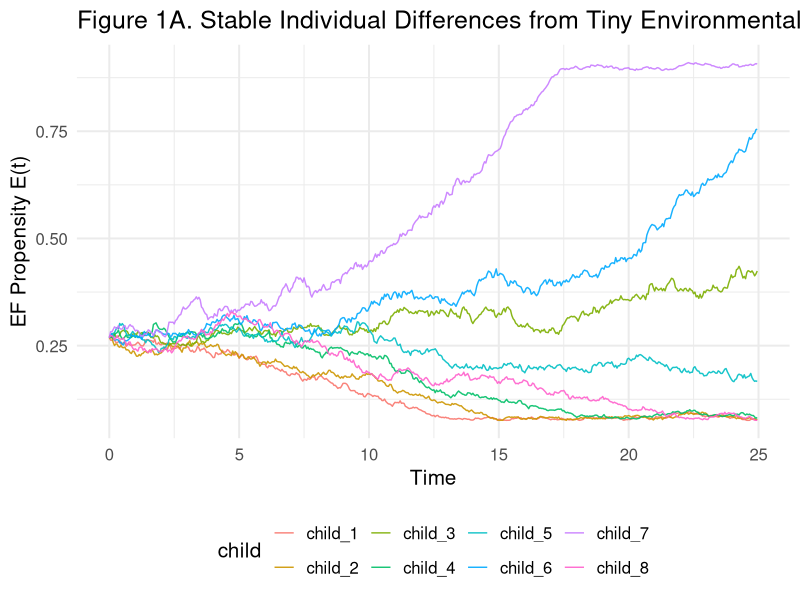
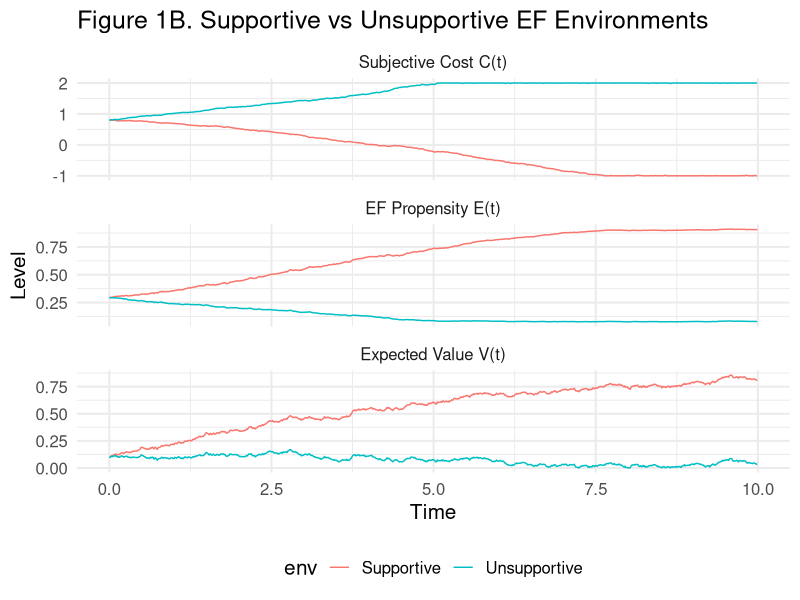
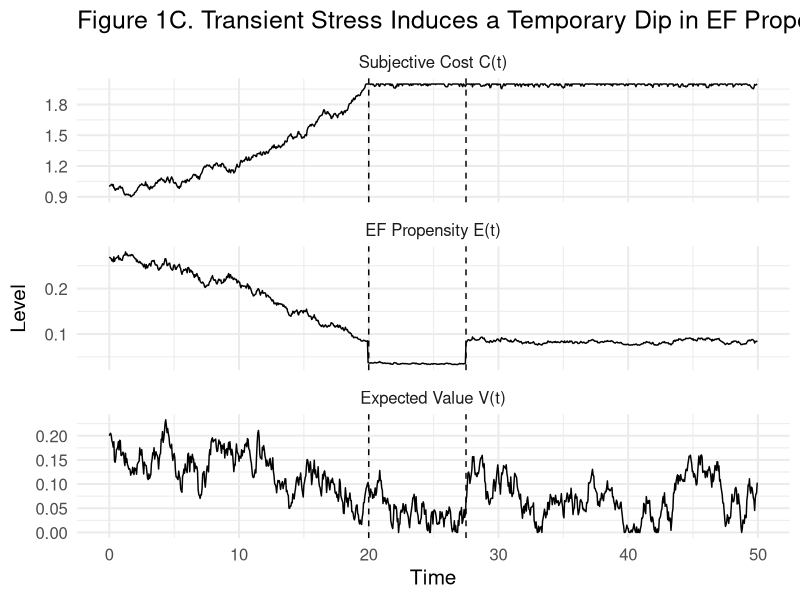
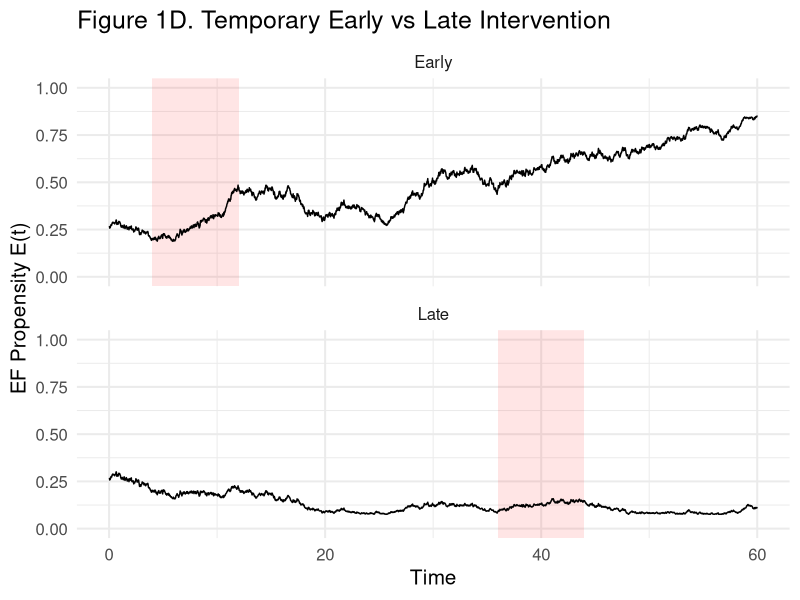

Write the R code that produced these figures, in order.
## ---- chunk 1
#| label: setup
#| echo: false
#| include: false


library(ggplot2)
library(dplyr)
library(tidyr)
## ---- chunk 2

simulate_ef_sde <- function(
  T = 1000,        # number of discrete time steps
  dt = 0.05,       # size of each time step
  V0 = 0.2,        # initial expected value of EF
  C0 = 1.0,        # initial subjective cost of EF
  alpha_V = 0.8,   # learning rate for value (drift strength)
  alpha_C = 0.7,   # learning rate for cost
  delta_up = 0.2,  # how much avoiding EF raises cost
  delta_down = 0.5,# how much using EF lowers cost
  tau = 0.8,       # temperature of EF decision rule
  p_reward = 0.8,  # probability that EF leads to reward when engaged
  reward_mag = 1,  # magnitude of reward
  sigma_V = 0.06,  # noise on value dynamics
  sigma_C = 0.06,  # noise on cost dynamics
  extra_cost_vec = NULL, # time-varying extra cost (e.g., stress); length T
  seed = NULL
){
  if (!is.null(seed)) set.seed(seed)
  
  N <- T
  if (is.null(extra_cost_vec)) extra_cost_vec <- rep(0, N)
  
  # Pre-allocate vectors
  V <- numeric(N)
  C <- numeric(N)
  E <- numeric(N)
  
  # Initial states
  V[1] <- V0
  C[1] <- C0
  
  for (i in 1:(N - 1)) {
    
    # ----- Fast EF propensity -----
    utility <- V[i] - (C[i] + extra_cost_vec[i])
    E[i] <- 1 / (1 + exp(-utility / tau))
    
    # ----- Expected reward -----
    R_exp <- E[i] * p_reward * reward_mag
    
    # ----- Deterministic drift -----
    dV_det <- alpha_V * (R_exp - V[i])
    dC_det <- alpha_C * ((1 - E[i]) * delta_up - E[i] * delta_down)
    
    # ----- Stochastic components -----
    dV_sto <- sigma_V * sqrt(dt) * rnorm(1)
    dC_sto <- sigma_C * sqrt(dt) * rnorm(1)
    
    # ----- Euler–Maruyama update -----
    V[i + 1] <- V[i] + dV_det * dt + dV_sto
    C[i + 1] <- C[i] + dC_det * dt + dC_sto
    
    # Optional soft bounds to keep things reasonable
    V[i + 1] <- max(min(V[i + 1], reward_mag), 0)
    C[i + 1] <- max(min(C[i + 1], 2), -1)
  }
  
  # Last EF propensity
  E[N] <- 1 / (1 + exp(-(V[N] - (C[N] + extra_cost_vec[N])) / tau))
  
  tibble(
    t = seq(0, by = dt, length.out = N),
    V = V,
    C = C,
    E = E
  )
}

## ---- chunk 3
set.seed(123)
N_agents <- 8

sims_A <- lapply(1:N_agents, function(i){

# Draw a slightly different reward probability for each child

p_i <- 0.7 + rnorm(1, 0, 0.08)  # mean 0.7, SD 0.08
p_i <- max(min(p_i, 0.9), 0.4)  # clamp between 0.4 and 0.9

simulate_ef_sde(
T = 500,
dt = 0.05,
V0 = 0.2,
C0 = 1.0,
alpha_V = 0.8,
alpha_C = 0.7,
delta_up = 0.2,
delta_down = 0.5,
tau = 0.8,
p_reward = p_i,
sigma_V = 0.06,
sigma_C = 0.06
) %>% mutate(child = paste0("child_", i),
p_reward_child = round(p_i, 2))
})

df_A <- bind_rows(sims_A)

ggplot(df_A, aes(t, E, color = child)) +
geom_line(alpha = 0.9) +
theme_minimal(base_size = 15) +
labs(
title = "Figure 1A. Stable Individual Differences from Tiny Environmental Variation",
y = "EF Propensity E(t)",
x = "Time"
) +
theme(legend.position = "bottom")

## ---- chunk 4
sim_supportive <- simulate_ef_sde(
T = 1000,
dt = 0.01,
V0 = 0.1,
C0 = 0.8,
alpha_V = 0.9,
alpha_C = 0.8,
delta_down = 0.5,   # EF practice strongly reduces cost
delta_up = 0.05,    # avoidance only slightly increases cost
sigma_V = 0.05,
sigma_C = 0.05,
p_reward = 0.9,     # EF usually rewarded
seed = 123
) %>% mutate(env = "Supportive")

sim_unsupportive <- simulate_ef_sde(
T = 1000,
dt = 0.01,
V0 = 0.1,
C0 = 0.8,
alpha_V = 0.9,
alpha_C = 0.8,
delta_down = 0.05,  # EF practice barely reduces cost
delta_up = 0.4,     # avoidance strongly increases cost
sigma_V = 0.05,
sigma_C = 0.05,
p_reward = 0.3,     # EF rarely rewarded
seed = 123
) %>% mutate(env = "Unsupportive")

df_B <- bind_rows(sim_supportive, sim_unsupportive) %>%
pivot_longer(cols = c(V, C, E), names_to = "var", values_to = "value")

labels_dev <- c(
V = "Expected Value V(t)",
C = "Subjective Cost C(t)",
E = "EF Propensity E(t)"
)

ggplot(df_B, aes(t, value, color = env)) +
geom_line(linewidth = 0.5) +
facet_wrap(~ var, scales = "free_y", ncol = 1,
labeller = as_labeller(labels_dev)) +
theme_minimal(base_size = 15) +
labs(
title = "Figure 1B. Supportive vs Unsupportive EF Environments",
x = "Time",
y = "Level"
) +
theme(legend.position = "bottom")


## ---- chunk 5
# ----- Define a temporary stress window -----

T_stress  <- 1000      # total time steps
dt_stress <- 0.05      # time step size

stress_start_idx <- 400  # index where stress begins
stress_end_idx   <- 550  # index where stress ends

# Extra cost is 0 everywhere except during the stress window
extra_cost <- rep(0, T_stress)
extra_cost[stress_start_idx:stress_end_idx] <- 0.7  # temporary stress spike


# ----- Simulate EF dynamics with this extra cost term -----

sim_stress <- simulate_ef_sde(
  T = T_stress,
  dt = dt_stress,
  extra_cost_vec = extra_cost,  # only this differs; all other params are defaults
  seed = 99
)

# Reshape for plotting: put V, C, E into a long format
df_stress <- sim_stress %>%
  tidyr::pivot_longer(
    cols = c(V, C, E),
    names_to = "var",
    values_to = "value"
  )

# Nice labels for facets
labels_stress <- c(
  V = "Expected Value V(t)",
  C = "Subjective Cost C(t)",
  E = "EF Propensity E(t)"
)

# Times (in continuous units) where stress starts and ends
stress_start_time <- stress_start_idx * dt_stress
stress_end_time   <- stress_end_idx   * dt_stress

ggplot(df_stress, aes(t, value)) +
  geom_line() +
  facet_wrap(
    ~ var,
    scales = "free_y",
    ncol = 1,
    labeller = as_labeller(labels_stress)
  ) +
  # vertical lines marking start/end of stress period
  geom_vline(
    xintercept = c(stress_start_time, stress_end_time),
    linetype = "dashed"
  ) +
  theme_minimal(base_size = 15) +
  labs(
    title = "Figure 1C. Transient Stress Induces a Temporary Dip in EF Propensity",
    x = "Time",
    y = "Level"
  )

## ---- chunk 6

# ----- SDE with a time-limited intervention window -----

simulate_ef_sde_window <- function(
  T = 3000,
  dt = 0.02,
  V0 = 0.2,
  C0 = 1.0,
  alpha_V = 0.4,  # value learning rate
  alpha_C = 0.25, # cost learning rate
  # Baseline environment parameters:
  # These produce a tendency for EF propensity to drift down
  p_reward_base = 0.5,   # probability reward if EF is engaged
  delta_up_base = 0.3,   # how much avoiding EF raises cost
  delta_down_base = 0.6, # how much using EF lowers cost
  # Intervention environment parameters:
  # Stronger payoff and practice benefit
  p_reward_int = 0.9,
  delta_up_int = 0.01,
  delta_down_int = 0.9,
  tau = 0.8,     # decision temperature
  sigma_V = 0.1, # noise in value dynamics
  sigma_C = 0.1, # noise in cost dynamics
  t_start = Inf, # start index of intervention window
  t_end   = -Inf,# end index of intervention window
  seed = NULL
){
  if (!is.null(seed)) set.seed(seed)

  N <- T
  V <- numeric(N)
  C <- numeric(N)
  E <- numeric(N)

  # Initial value and cost
  V[1] <- V0
  C[1] <- C0

  for (i in 1:(N - 1)) {

    # Are we inside the intervention window on this step?
    in_intervention <- (i >= t_start && i <= t_end)

    if (in_intervention) {
      # During intervention: high reward, strong practice benefit, low penalty for avoidance
      p_reward   <- p_reward_int
      delta_up   <- delta_up_int
      delta_down <- delta_down_int
    } else {
      # Outside intervention: baseline parameterization
      p_reward   <- p_reward_base
      delta_up   <- delta_up_base
      delta_down <- delta_down_base
    }

    # ----- Fast EF decision -----
    utility <- V[i] - C[i]
    E[i] <- 1 / (1 + exp(-utility / tau))

    # ----- Expected reward under current p_reward -----
    R_exp <- E[i] * p_reward

    # ----- Drift terms for value and cost -----
    dV_det <- alpha_V * (R_exp - V[i])
    dC_det <- alpha_C * ((1 - E[i]) * delta_up - E[i] * delta_down)

    # ----- Stochastic terms -----
    dV_sto <- sigma_V * sqrt(dt) * rnorm(1)
    dC_sto <- sigma_C * sqrt(dt) * rnorm(1)

    # ----- Update states -----
    V[i + 1] <- V[i] + dV_det * dt + dV_sto
    C[i + 1] <- C[i] + dC_det * dt + dC_sto

    # Soft bounds to keep values in a reasonable range
    V[i + 1] <- max(min(V[i + 1], 1), 0)
    C[i + 1] <- max(min(C[i + 1], 2), -1)
  }

  # Final EF propensity
  E[N] <- 1 / (1 + exp(-(V[N] - C[N]) / tau))

  tibble(
    step = 1:N,
    time = (1:N) * dt,
    V = V,
    C = C,
    E = E
  )
}

# ----- Set up early vs late intervention windows -----

dt <- 0.02
T  <- 3000
window_len <- 400   # duration of intervention in steps (~8 time units)

early_start <- 200
early_end   <- early_start + window_len

late_start  <- 1800
late_end    <- late_start + window_len

# Early intervention: window starts when EF has not yet fully collapsed
early <- simulate_ef_sde_window(
  T = T,
  dt = dt,
  t_start = early_start,
  t_end   = early_end,
  seed = 1
) %>%
  mutate(condition = "Early")

# Late intervention: same window, but applied after long baseline drift
late <- simulate_ef_sde_window(
  T = T,
  dt = dt,
  t_start = late_start,
  t_end   = late_end,
  seed = 1
) %>%
  mutate(condition = "Late")

df_int <- bind_rows(early, late)

# Data frame encoding the intervention window for each condition (for shading)
interv_df <- tibble(
  condition = c("Early", "Late"),
  xmin = c(early_start,  late_start)  * dt,
  xmax = c(early_end,    late_end)    * dt,
  ymin = -Inf,
  ymax =  Inf
)

ggplot(df_int, aes(time, E)) +
  # Shaded intervention windows for each panel
  geom_rect(
    data = interv_df,
    aes(xmin = xmin, xmax = xmax, ymin = ymin, ymax = ymax),
    inherit.aes = FALSE,
    fill = "red",
    alpha = 0.1
  ) +
  geom_line(linewidth = 0.5) +
  facet_wrap(~ condition, ncol = 1) +
  theme_minimal(base_size = 15) +
  coord_cartesian(ylim = c(0, 1)) +
  labs(
    title = "Figure 1D. Temporary Early vs Late Intervention",
    x = "Time",
    y = "EF Propensity E(t)"
  )
